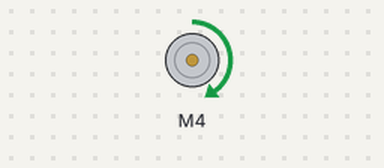
Bench run of a sketch on a simulated Arduino Uno, built with avr-gcc and run on an emulated ATmega328P. Shown: DC motor (green arrow = forward, orange = backward, longer = faster).

Above: at 0.5 s.
Timing chart, 0 to 4.6 s (numbered marks = the images above):
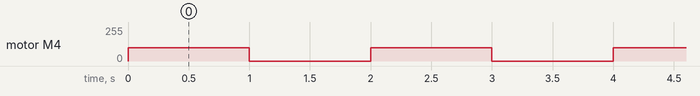

The sketch:

sketch_feb21a.ino
```cpp
#include <Wire.h>
#include <Adafruit_MotorShield.h>
#include "utility/Adafruit_PWMServoDriver.h"

Adafruit_MotorShield AFMS = Adafruit_MotorShield();
Adafruit_DCMotor *myMotor = AFMS.getMotor(4);

void setup() {
  // put your setup code here, to run once:
  AFMS.begin();
  myMotor->setSpeed(100);
}

void loop() {
  // put your main code here, to run repeatedly:
  myMotor->run(FORWARD);
  delay(1000);
  myMotor->run(RELEASE);
  delay(1000);
}
```

Measured:
- by itself, motor M4: alternates forward 100/255 for 1.0 s and stopped for 1.0 s
